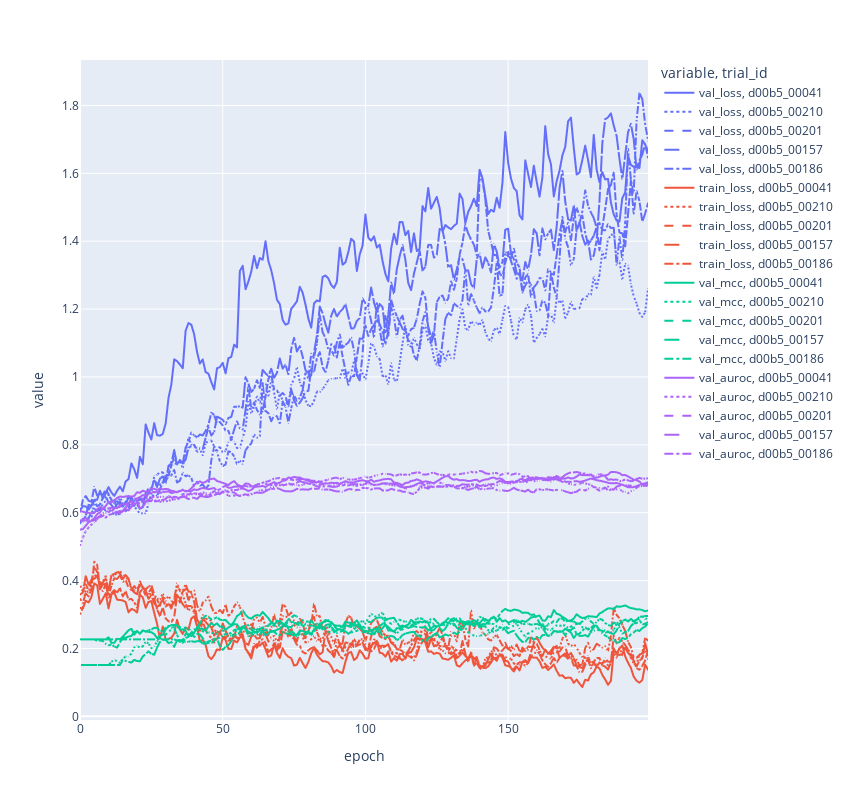

Source (notebook cell):
### Code cell
# Aca me quedo con los 5 mejores trials en base al auroc de validacion
best_5_id_mcc = result_df_mcc.sort_values("val_mcc",ascending=False).head(5).index
top_5_results_mcc = training_data_experiment(experiment_path_mcc,best_5_id_mcc,["val_loss","train_loss","val_mcc","val_auroc"],windows_size=8)
fig_mcc = plot_training_curve_single_model(top_5_results_mcc)
fig_mcc

### Figure 1 — Plotly figure (JSON) as saved in the notebook; plotly's stock layout.template omitted (floating-point values rounded to 4 significant figures; data arrays with more than 128 entries replaced by an {"elided": "..."} marker saying what was removed)
{"data": [{"customdata": {"elided": "200x2 str values"}, "hovertemplate": "variable=val_loss<br>trial_id=d00b5_00041<br>epoch=%{x}<br>value=%{y}<br>Hyperparameters=%{customdata[0]}<br>checkpoints=%{customdata[1]}<extra></extra>", "legendgroup": "val_loss, d00b5_00041", "line": {"color": "#636efa", "dash": "solid"}, "marker": {"symbol": "circle"}, "mode": "lines", "name": "val_loss, d00b5_00041", "showlegend": true, "type": "scattergl", "x": {"elided": "200 int values"}, "xaxis": "x", "y": {"elided": "200 float values"}, "yaxis": "y"}, {"customdata": {"elided": "200x2 str values"}, "hovertemplate": "variable=val_loss<br>trial_id=d00b5_00210<br>epoch=%{x}<br>value=%{y}<br>Hyperparameters=%{customdata[0]}<br>checkpoints=%{customdata[1]}<extra></extra>", "legendgroup": "val_loss, d00b5_00210", "line": {"color": "#636efa", "dash": "dot"}, "marker": {"symbol": "circle"}, "mode": "lines", "name": "val_loss, d00b5_00210", "showlegend": true, "type": "scattergl", "x": {"elided": "200 int values"}, "xaxis": "x", "y": {"elided": "200 float values"}, "yaxis": "y"}, {"customdata": {"elided": "200x2 str values"}, "hovertemplate": "variable=val_loss<br>trial_id=d00b5_00201<br>epoch=%{x}<br>value=%{y}<br>Hyperparameters=%{customdata[0]}<br>checkpoints=%{customdata[1]}<extra></extra>", "legendgroup": "val_loss, d00b5_00201", "line": {"color": "#636efa", "dash": "dash"}, "marker": {"symbol": "circle"}, "mode": "lines", "name": "val_loss, d00b5_00201", "showlegend": true, "type": "scattergl", "x": {"elided": "200 int values"}, "xaxis": "x", "y": {"elided": "200 float values"}, "yaxis": "y"}, {"customdata": {"elided": "200x2 str values"}, "hovertemplate": "variable=val_loss<br>trial_id=d00b5_00157<br>epoch=%{x}<br>value=%{y}<br>Hyperparameters=%{customdata[0]}<br>checkpoints=%{customdata[1]}<extra></extra>", "legendgroup": "val_loss, d00b5_00157", "line": {"color": "#636efa", "dash": "longdash"}, "marker": {"symbol": "circle"}, "mode": "lines", "name": "val_loss, d00b5_00157", "showlegend": true, "type": "scattergl", "x": {"elided": "200 int values"}, "xaxis": "x", "y": {"elided": "200 float values"}, "yaxis": "y"}, {"customdata": {"elided": "200x2 str values"}, "hovertemplate": "variable=val_loss<br>trial_id=d00b5_00186<br>epoch=%{x}<br>value=%{y}<br>Hyperparameters=%{customdata[0]}<br>checkpoints=%{customdata[1]}<extra></extra>", "legendgroup": "val_loss, d00b5_00186", "line": {"color": "#636efa", "dash": "dashdot"}, "marker": {"symbol": "circle"}, "mode": "lines", "name": "val_loss, d00b5_00186", "showlegend": true, "type": "scattergl", "x": {"elided": "200 int values"}, "xaxis": "x", "y": {"elided": "200 float values"}, "yaxis": "y"}, {"customdata": {"elided": "200x2 str values"}, "hovertemplate": "variable=train_loss<br>trial_id=d00b5_00041<br>epoch=%{x}<br>value=%{y}<br>Hyperparameters=%{customdata[0]}<br>checkpoints=%{customdata[1]}<extra></extra>", "legendgroup": "train_loss, d00b5_00041", "line": {"color": "#EF553B", "dash": "solid"}, "marker": {"symbol": "circle"}, "mode": "lines", "name": "train_loss, d00b5_00041", "showlegend": true, "type": "scattergl", "x": {"elided": "200 int values"}, "xaxis": "x", "y": {"elided": "200 float values"}, "yaxis": "y"}, {"customdata": {"elided": "200x2 str values"}, "hovertemplate": "variable=train_loss<br>trial_id=d00b5_00210<br>epoch=%{x}<br>value=%{y}<br>Hyperparameters=%{customdata[0]}<br>checkpoints=%{customdata[1]}<extra></extra>", "legendgroup": "train_loss, d00b5_00210", "line": {"color": "#EF553B", "dash": "dot"}, "marker": {"symbol": "circle"}, "mode": "lines", "name": "train_loss, d00b5_00210", "showlegend": true, "type": "scattergl", "x": {"elided": "200 int values"}, "xaxis": "x", "y": {"elided": "200 float values"}, "yaxis": "y"}, {"customdata": {"elided": "200x2 str values"}, "hovertemplate": "variable=train_loss<br>trial_id=d00b5_00201<br>epoch=%{x}<br>value=%{y}<br>Hyperparameters=%{customdata[0]}<br>checkpoints=%{customdata[1]}<extra></extra>", "legendgroup": "train_loss, d00b5_00201", "line": {"color": "#EF553B", "dash": "dash"}, "marker": {"symbol": "circle"}, "mode": "lines", "name": "train_loss, d00b5_00201", "showlegend": true, "type": "scattergl", "x": {"elided": "200 int values"}, "xaxis": "x", "y": {"elided": "200 float values"}, "yaxis": "y"}, {"customdata": {"elided": "200x2 str values"}, "hovertemplate": "variable=train_loss<br>trial_id=d00b5_00157<br>epoch=%{x}<br>value=%{y}<br>Hyperparameters=%{customdata[0]}<br>checkpoints=%{customdata[1]}<extra></extra>", "legendgroup": "train_loss, d00b5_00157", "line": {"color": "#EF553B", "dash": "longdash"}, "marker": {"symbol": "circle"}, "mode": "lines", "name": "train_loss, d00b5_00157", "showlegend": true, "type": "scattergl", "x": {"elided": "200 int values"}, "xaxis": "x", "y": {"elided": "200 float values"}, "yaxis": "y"}, {"customdata": {"elided": "200x2 str values"}, "hovertemplate": "variable=train_loss<br>trial_id=d00b5_00186<br>epoch=%{x}<br>value=%{y}<br>Hyperparameters=%{customdata[0]}<br>checkpoints=%{customdata[1]}<extra></extra>", "legendgroup": "train_loss, d00b5_00186", "line": {"color": "#EF553B", "dash": "dashdot"}, "marker": {"symbol": "circle"}, "mode": "lines", "name": "train_loss, d00b5_00186", "showlegend": true, "type": "scattergl", "x": {"elided": "200 int values"}, "xaxis": "x", "y": {"elided": "200 float values"}, "yaxis": "y"}, {"customdata": {"elided": "200x2 str values"}, "hovertemplate": "variable=val_mcc<br>trial_id=d00b5_00041<br>epoch=%{x}<br>value=%{y}<br>Hyperparameters=%{customdata[0]}<br>checkpoints=%{customdata[1]}<extra></extra>", "legendgroup": "val_mcc, d00b5_00041", "line": {"color": "#00cc96", "dash": "solid"}, "marker": {"symbol": "circle"}, "mode": "lines", "name": "val_mcc, d00b5_00041", "showlegend": true, "type": "scattergl", "x": {"elided": "200 int values"}, "xaxis": "x", "y": {"elided": "200 float values"}, "yaxis": "y"}, {"customdata": {"elided": "200x2 str values"}, "hovertemplate": "variable=val_mcc<br>trial_id=d00b5_00210<br>epoch=%{x}<br>value=%{y}<br>Hyperparameters=%{customdata[0]}<br>checkpoints=%{customdata[1]}<extra></extra>", "legendgroup": "val_mcc, d00b5_00210", "line": {"color": "#00cc96", "dash": "dot"}, "marker": {"symbol": "circle"}, "mode": "lines", "name": "val_mcc, d00b5_00210", "showlegend": true, "type": "scattergl", "x": {"elided": "200 int values"}, "xaxis": "x", "y": {"elided": "200 float values"}, "yaxis": "y"}, {"customdata": {"elided": "200x2 str values"}, "hovertemplate": "variable=val_mcc<br>trial_id=d00b5_00201<br>epoch=%{x}<br>value=%{y}<br>Hyperparameters=%{customdata[0]}<br>checkpoints=%{customdata[1]}<extra></extra>", "legendgroup": "val_mcc, d00b5_00201", "line": {"color": "#00cc96", "dash": "dash"}, "marker": {"symbol": "circle"}, "mode": "lines", "name": "val_mcc, d00b5_00201", "showlegend": true, "type": "scattergl", "x": {"elided": "200 int values"}, "xaxis": "x", "y": {"elided": "200 float values"}, "yaxis": "y"}, {"customdata": {"elided": "200x2 str values"}, "hovertemplate": "variable=val_mcc<br>trial_id=d00b5_00157<br>epoch=%{x}<br>value=%{y}<br>Hyperparameters=%{customdata[0]}<br>checkpoints=%{customdata[1]}<extra></extra>", "legendgroup": "val_mcc, d00b5_00157", "line": {"color": "#00cc96", "dash": "longdash"}, "marker": {"symbol": "circle"}, "mode": "lines", "name": "val_mcc, d00b5_00157", "showlegend": true, "type": "scattergl", "x": {"elided": "200 int values"}, "xaxis": "x", "y": {"elided": "200 float values"}, "yaxis": "y"}, {"customdata": {"elided": "200x2 str values"}, "hovertemplate": "variable=val_mcc<br>trial_id=d00b5_00186<br>epoch=%{x}<br>value=%{y}<br>Hyperparameters=%{customdata[0]}<br>checkpoints=%{customdata[1]}<extra></extra>", "legendgroup": "val_mcc, d00b5_00186", "line": {"color": "#00cc96", "dash": "dashdot"}, "marker": {"symbol": "circle"}, "mode": "lines", "name": "val_mcc, d00b5_00186", "showlegend": true, "type": "scattergl", "x": {"elided": "200 int values"}, "xaxis": "x", "y": {"elided": "200 float values"}, "yaxis": "y"}, {"customdata": {"elided": "200x2 str values"}, "hovertemplate": "variable=val_auroc<br>trial_id=d00b5_00041<br>epoch=%{x}<br>value=%{y}<br>Hyperparameters=%{customdata[0]}<br>checkpoints=%{customdata[1]}<extra></extra>", "legendgroup": "val_auroc, d00b5_00041", "line": {"color": "#ab63fa", "dash": "solid"}, "marker": {"symbol": "circle"}, "mode": "lines", "name": "val_auroc, d00b5_00041", "showlegend": true, "type": "scattergl", "x": {"elided": "200 int values"}, "xaxis": "x", "y": {"elided": "200 float values"}, "yaxis": "y"}, {"customdata": {"elided": "200x2 str values"}, "hovertemplate": "variable=val_auroc<br>trial_id=d00b5_00210<br>epoch=%{x}<br>value=%{y}<br>Hyperparameters=%{customdata[0]}<br>checkpoints=%{customdata[1]}<extra></extra>", "legendgroup": "val_auroc, d00b5_00210", "line": {"color": "#ab63fa", "dash": "dot"}, "marker": {"symbol": "circle"}, "mode": "lines", "name": "val_auroc, d00b5_00210", "showlegend": true, "type": "scattergl", "x": {"elided": "200 int values"}, "xaxis": "x", "y": {"elided": "200 float values"}, "yaxis": "y"}, {"customdata": {"elided": "200x2 str values"}, "hovertemplate": "variable=val_auroc<br>trial_id=d00b5_00201<br>epoch=%{x}<br>value=%{y}<br>Hyperparameters=%{customdata[0]}<br>checkpoints=%{customdata[1]}<extra></extra>", "legendgroup": "val_auroc, d00b5_00201", "line": {"color": "#ab63fa", "dash": "dash"}, "marker": {"symbol": "circle"}, "mode": "lines", "name": "val_auroc, d00b5_00201", "showlegend": true, "type": "scattergl", "x": {"elided": "200 int values"}, "xaxis": "x", "y": {"elided": "200 float values"}, "yaxis": "y"}, {"customdata": {"elided": "200x2 str values"}, "hovertemplate": "variable=val_auroc<br>trial_id=d00b5_00157<br>epoch=%{x}<br>value=%{y}<br>Hyperparameters=%{customdata[0]}<br>checkpoints=%{customdata[1]}<extra></extra>", "legendgroup": "val_auroc, d00b5_00157", "line": {"color": "#ab63fa", "dash": "longdash"}, "marker": {"symbol": "circle"}, "mode": "lines", "name": "val_auroc, d00b5_00157", "showlegend": true, "type": "scattergl", "x": {"elided": "200 int values"}, "xaxis": "x", "y": {"elided": "200 float values"}, "yaxis": "y"}, {"customdata": {"elided": "200x2 str values"}, "hovertemplate": "variable=val_auroc<br>trial_id=d00b5_00186<br>epoch=%{x}<br>value=%{y}<br>Hyperparameters=%{customdata[0]}<br>checkpoints=%{customdata[1]}<extra></extra>", "legendgroup": "val_auroc, d00b5_00186", "line": {"color": "#ab63fa", "dash": "dashdot"}, "marker": {"symbol": "circle"}, "mode": "lines", "name": "val_auroc, d00b5_00186", "showlegend": true, "type": "scattergl", "x": {"elided": "200 int values"}, "xaxis": "x", "y": {"elided": "200 float values"}, "yaxis": "y"}], "layout": {"height": 800, "legend": {"title": {"text": "variable, trial_id"}, "tracegroupgap": 0}, "margin": {"t": 60}, "width": 850, "xaxis": {"anchor": "y", "domain": [0, 1], "title": {"text": "epoch"}}, "yaxis": {"anchor": "x", "domain": [0, 1], "title": {"text": "value"}}}}
